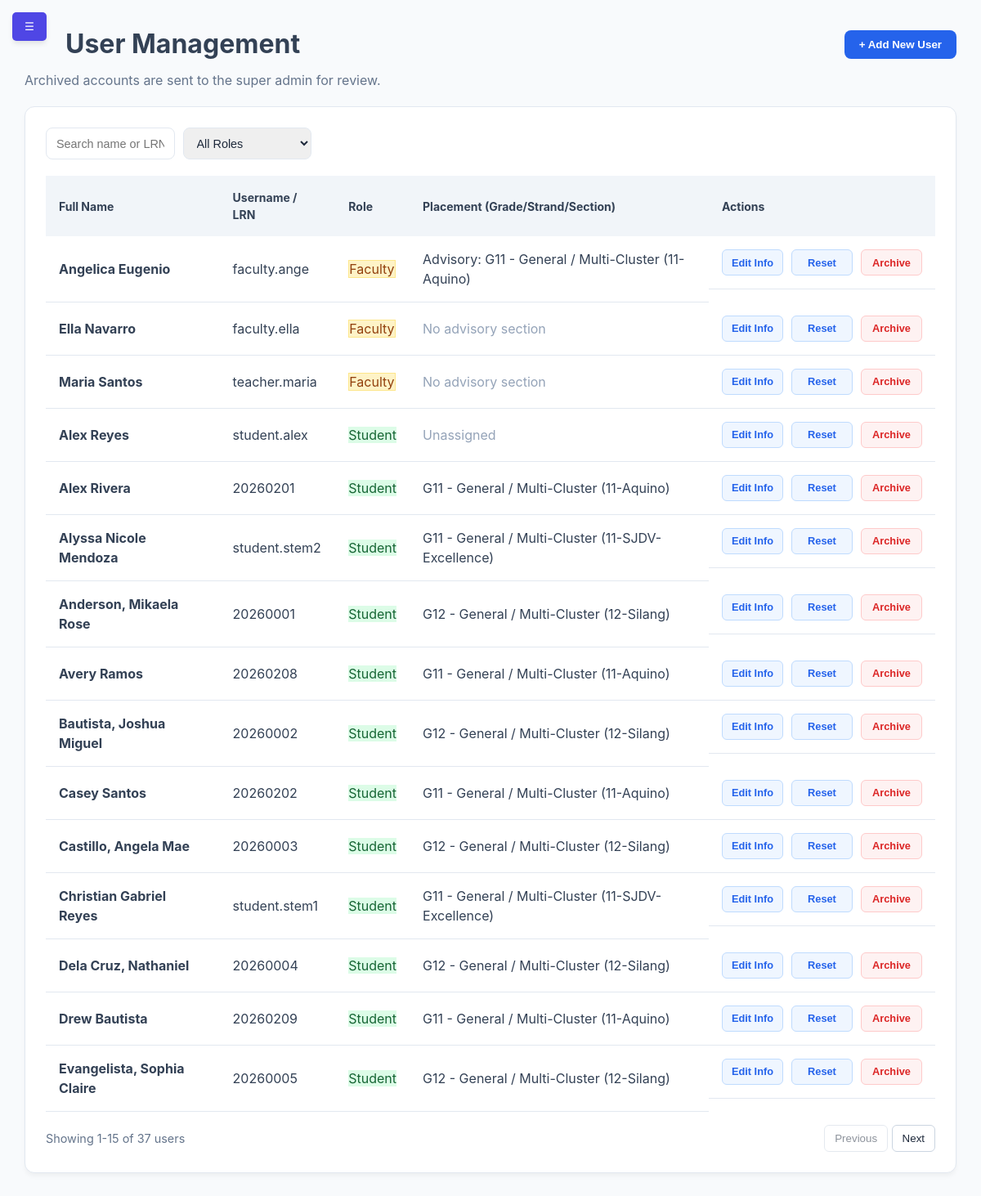
The app's page /modules/admin/manage_users.php (signed in) with its own data.
### tables this page shows
CREATE TABLE `users` (
  `id` int(11) NOT NULL,
  `lrn` varchar(12) DEFAULT NULL,
  `username` varchar(50) NOT NULL,
  `password` varchar(255) NOT NULL,
  `full_name` varchar(100) NOT NULL,
  `profile_image` varchar(255) DEFAULT NULL,
  `pending_profile_image` varchar(255) DEFAULT NULL,
  `avatar_status` enum('approved','pending','rejected') DEFAULT 'approved',
  `email` varchar(100) DEFAULT NULL,
  `role` enum('super_admin','admin','adviser','student','faculty','alumni','archived') NOT NULL,
  `current_session_id` varchar(255) DEFAULT NULL,
  `section_id` int(11) DEFAULT NULL,
  `reset_requested` tinyint(1) DEFAULT 0,
  `require_reset` tinyint(1) DEFAULT 0,
  `security_pin_hash` varchar(255) DEFAULT NULL,
  `security_pattern_hash` varchar(255) DEFAULT NULL,
  `security_preference` enum('biometric','pin','pattern','none') DEFAULT 'none'
);

CREATE TABLE `sections` (
  `id` int(11) NOT NULL,
  `section_name` varchar(50) NOT NULL,
  `strand_id` int(11) DEFAULT NULL,
  `grade_level` int(11) NOT NULL,
  `adviser_id` int(11) DEFAULT NULL,
  `academic_year` varchar(20) NOT NULL DEFAULT '2026-2027',
  `curriculum_version` enum('Legacy','Strengthened') NOT NULL DEFAULT 'Strengthened'
);

### modules/admin/manage_users.php (the view, shortened to what this page needs)
<?php
$conn = getDBConnection();
$where_clause = "WHERE u.role NOT IN ('super_admin', 'archived')";
$query = "SELECT
              u.*,
              s.section_name,
              s.grade_level,
              COALESCE(st.strand_name, 'General / Multi-Cluster') AS strand_name,
              advisory_section.id AS advisory_section_id,
              advisory_section.section_name AS advisory_section_name,
              advisory_section.grade_level AS advisory_grade_level,
              COALESCE(advisory_strand.strand_name, 'General / Multi-Cluster') AS advisory_strand_name
          FROM users u
          LEFT JOIN sections s ON u.section_id = s.id
          LEFT JOIN strands st ON s.strand_id = st.id
          LEFT JOIN sections advisory_section
              ON advisory_section.id = (
                  SELECT assigned_section.id
                  FROM sections assigned_section
                  WHERE assigned_section.adviser_id = u.id
                  ORDER BY assigned_section.academic_year DESC, assigned_section.id DESC
                  LIMIT 1
              )
          LEFT JOIN strands advisory_strand ON advisory_section.strand_id = advisory_strand.id
          $where_clause
          ORDER BY u.reset_requested DESC, u.role DESC, u.full_name ASC";
$users_list = $conn->query($query)->fetchAll();
?>
<!DOCTYPE html>
<html lang="en">
<head>
    <link rel="stylesheet" href="../../assets/css/dashboard.css">
</head>
<body>
    <button class="mobile-toggle" id="mobileBurger" onclick="toggleSidebar()">☰</button>
    <div class="dashboard-wrapper">
        <main class="content">
            <header class="content-header" style="display: flex; justify-content: space-between; align-items: center; margin-bottom: 20px;">
                <h1>User Management</h1>
                <div style="display: flex; gap: 10px; align-items: center;">
                    <button class="btn-add-user" onclick="openModal('addUserModal')">+ Add New User</button>
                </div>
            </header>
            <p style="color: #64748b; margin: -12px 0 20px;">Archived accounts are sent to the super admin for review.</p>
            <div class="table-container">
                <div class="table-header" style="display: flex; justify-content: space-between; align-items: center; margin-bottom: 20px;">
                    <div class="header-tools" style="display: flex; gap: 10px;">
                        <input type="text" id="userSearch" placeholder="Search name or LRN..." onkeyup="filterTable()">
                        <select id="roleFilter" onchange="filterTable()">
                            <option value="">All Roles</option>
                        </select>
                    </div>
                </div>
                <table>
                    <thead>
                        <tr>
                            <th>Full Name</th>
                            <th>Username / LRN</th>
                            <th>Role</th>
                            <th>Placement (Grade/Strand/Section)</th>
                            <th>Actions</th>
                        </tr>
                    </thead>
                    <tbody id="userTableBody">
                        <?php foreach ($users_list as $row): ?>
                        <tr class="<?php echo ($row['reset_requested'] == 1) ? 'row-needs-reset' : ''; ?>">
                            <td>
                                <strong><?php echo htmlspecialchars($row['full_name']); ?></strong>
                            </td>
                            <td><?php echo htmlspecialchars($row['username']); ?></td>
                            <td><span class="role-badge <?php echo strtolower($row['role']); ?>"><?php echo ucfirst($row['role']); ?></span></td>
                            <td>
                                <?php if (in_array(strtolower($row['role']), ['adviser', 'faculty'], true)): ?>
                                    <?php if ($row['advisory_section_id']): ?>
                                        Advisory: G<?php echo htmlspecialchars($row['advisory_grade_level']); ?> - <?php echo htmlspecialchars($row['advisory_strand_name']); ?> (<?php echo htmlspecialchars($row['advisory_section_name']); ?>)
                                    <?php else: ?>
                                        <span style="color: #94a3b8;">No advisory section</span>
                                    <?php endif; ?>
                                <?php elseif($row['section_name']): ?>
                                    G<?php echo htmlspecialchars($row['grade_level']); ?> - <?php echo htmlspecialchars($row['strand_name']); ?> (<?php echo htmlspecialchars($row['section_name']); ?>)
                                <?php else: ?>
                                    <span style="color: #94a3b8;">Unassigned</span>
                                <?php endif; ?>
                            </td>
                            <td>
                                <button type="button" class="btn-edit" onclick="viewProfile(<?php echo $row['id']; ?>)">Edit Info</button>
                                <button class="btn-edit" onclick="resetPassword(<?php echo $row['id']; ?>)">Reset</button>
                                <button class="btn-delete" onclick="archiveUser(<?php echo (int) $row['id']; ?>)">Archive</button>
                            </td>
                        </tr>
                        <?php endforeach; ?>
                    </tbody>
                </table>
                <div class="table-pagination" aria-label="User table pagination">
                    <p id="userPageInfo" aria-live="polite"></p>
                    <div>
                        <button type="button" id="previousUserPage" onclick="changeUserPage(-1)">Previous</button>
                        <button type="button" id="nextUserPage" onclick="changeUserPage(1)">Next</button>
                    </div>
                </div>
            </div>
        </main>
    </div>
</body>
</html>

### assets/css/dashboard.css (style rules this page uses)
:root { --primary-color: #4f46e5; --secondary-color: #6366f1; --success-color: #22c55e; --danger-color: #ef4444; --warning-color: #f59e0b; --bg-gray: #f8fafc; --sidebar-dark: #1e293b; --text-main: #334155; --white: #ffffff; --shadow: 0 4px 6px -1px rgb(0 0 0 / 0.1); }
* { margin: 0; padding: 0; box-sizing: border-box; }
body { font-family: 'Inter', system-ui, -apple-system, sans-serif; background-color: var(--bg-gray); color: var(--text-main); line-height: 1.5; }
.dashboard-wrapper { display: flex; min-height: 100vh; }
.content { flex: 1; margin-left: 0; padding: 2rem; width: 100%; transition: all 0.3s ease; }
.table-container { background: var(--white); border-radius: 1rem; padding: 1.5rem; box-shadow: var(--shadow); }
.table-header { display: flex; justify-content: space-between; align-items: center; margin-bottom: 1.5rem; }
table { width: 100%; border-collapse: collapse; }
th { text-align: left; padding: 1rem; background: #f1f5f9; font-size: 0.875rem; }
td { padding: 1rem; border-bottom: 1px solid #e2e8f0; }
thead th { user-select: none; }
.role-badge.faculty { background-color: #fef3c7; color: #92400e; border: 1px solid #fde68a; }
.role-badge.student { background-color: #dcfce7; color: #166534; }
.btn-edit, .btn-delete { width: 75px; height: 32px; display: inline-flex; align-items: center; justify-content: center; font-size: 0.8rem; font-weight: 600; border-radius: 6px; cursor: pointer; transition: all 0.2s ease; text-decoration: none; }
.btn-edit { background-color: #eff6ff; color: #2563eb; border: 1px solid #bfdbfe; }
.btn-delete { background-color: #fef2f2; color: #dc2626; border: 1px solid #fecaca; }
input, select, textarea { width: 100%; padding: 0.6rem 0.75rem; border: 1px solid #e2e8f0; border-radius: 0.5rem; font-size: 0.9rem; color: #1e293b; transition: border-color 0.2s; }
.mobile-toggle { display: block !important; position: fixed; top: 15px; left: 15px; z-index: 1100; background: var(--primary-color); color: white; border: none; padding: 10px 15px; border-radius: 5px; cursor: pointer; box-shadow: var(--shadow); }
.content-header { margin-left: 50px; }
td:last-child { display: flex; gap: 10px; justify-content: flex-start; align-items: center; white-space: nowrap; }
.table-container { overflow-x: auto; }
table { min-width: 600px; }

### modules/admin/manage_users.php (style rules this page uses)
body { margin: 0; padding: 0; overflow: hidden; }
.dashboard-wrapper { display: flex; height: 100vh; width: 100%; overflow: hidden; position: relative; }
main.content { flex-grow: 1; margin-left: 260px; padding: 30px; width: 100%; max-width: 100%; height: 100vh; box-sizing: border-box; display: flex; flex-direction: column; transition: margin-left 0.3s cubic-bezier(0.4, 0, 0.2, 1); overflow: hidden; }
.table-container { flex: 1; min-height: 0; overflow-y: auto; overflow-x: auto; background: white; padding: 25px; border-radius: 12px; border: 1px solid #e2e8f0; box-shadow: 0 4px 6px -1px rgba(0, 0, 0, 0.05); }
.table-pagination { display: flex; justify-content: space-between; align-items: center; gap: 12px; margin-top: 16px; }
.table-pagination p { margin: 0; color: #64748b; font-size: 0.9rem; }
.table-pagination button { padding: 8px 12px; border: 1px solid #cbd5e1; border-radius: 6px; background: white; color: #1e293b; cursor: pointer; }
.table-pagination button:disabled { opacity: 0.5; cursor: not-allowed; }
.btn-add-user { background: #2563eb; color: white; border: none; padding: 10px 18px; border-radius: 8px; cursor: pointer; font-weight: 600; }
.mobile-toggle { display: none; transition: opacity 0.2s ease, visibility 0.2s ease; z-index: 999; }
#sidebar:not(.active) ~ main.content { margin-left: 0; width: 100%; }

### records on screen
users: full_name "Angelica Eugenio", username "faculty.ange", role "Faculty", sections.grade_level "11", advisory_strand_name "General / Multi-Cluster", sections.section_name "11-Aquino"
users: full_name "Ella Navarro", username "faculty.ella", role "Faculty", shows "No advisory section"
users: full_name "Maria Santos", username "teacher.maria", role "Faculty", shows "No advisory section"
users: full_name "Alex Reyes", username "student.alex", role "Student", shows "Unassigned"
users: full_name "Alex Rivera", username "20260201", role "Student", section.grade_level "11", strand_name "General / Multi-Cluster", section.section_name "11-Aquino"
users: full_name "Alyssa Nicole Mendoza", username "student.stem2", role "Student", section.grade_level "11", strand_name "General / Multi-Cluster", section.section_name "11-SJDV-Excellence"
users: full_name "Anderson, Mikaela Rose", username "20260001", role "Student", section.grade_level "12", strand_name "General / Multi-Cluster", section.section_name "12-Silang"
users: full_name "Avery Ramos", username "20260208", role "Student", section.grade_level "11", strand_name "General / Multi-Cluster", section.section_name "11-Aquino"
users: full_name "Bautista, Joshua Miguel", username "20260002", role "Student", section.grade_level "12", strand_name "General / Multi-Cluster", section.section_name "12-Silang"
users: full_name "Casey Santos", username "20260202", role "Student", section.grade_level "11", strand_name "General / Multi-Cluster", section.section_name "11-Aquino"
users: full_name "Castillo, Angela Mae", username "20260003", role "Student", section.grade_level "12", strand_name "General / Multi-Cluster", section.section_name "12-Silang"
users: full_name "Christian Gabriel Reyes", username "student.stem1", role "Student", section.grade_level "11", strand_name "General / Multi-Cluster", section.section_name "11-SJDV-Excellence"
users: full_name "Dela Cruz, Nathaniel", username "20260004", role "Student", section.grade_level "12", strand_name "General / Multi-Cluster", section.section_name "12-Silang"
users: full_name "Drew Bautista", username "20260209", role "Student", section.grade_level "11", strand_name "General / Multi-Cluster", section.section_name "11-Aquino"
users: full_name "Evangelista, Sophia Claire", username "20260005", role "Student", section.grade_level "12", strand_name "General / Multi-Cluster", section.section_name "12-Silang"
